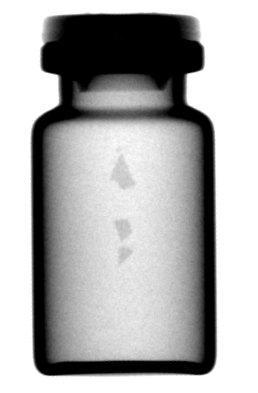
%> input picture test_single1_mod.bmp, 258 x 393 px
$ octave test_defectsV0.m   (GNU Octave 9; MATLAB toolbox functions it lacks are replaced by stand-ins)
%> lines starting %> are read from the running program, lines starting %| are printed output that depends on the picture; in (x1, y1, x2, y2) boxes, pixels count from 0 and x2, y2 are one past the last pixel; in counts of white or black regions, pixels touching at a corner belong together; the program's own positions count from 1
clear
imageOrig=imread('test_single1_mod.bmp');
%> imageOrig is the input picture: size 393x258x3 uint8; min 0, max 255, mean 174.4
imageGray=rgb2gray(imageOrig);
imageGray=imgaussfilt(imageGray);
figure
imshow(imageGray);
title('原图');
imageBW = imbinarize(imageGray);%%全局阈值
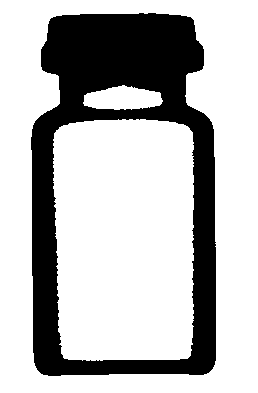
%> imageBW: size 393x258 logical; 72.6% white; 1 black region, box (x1, y1, x2, y2) and area: (31, 13, 216, 376) 27804
% figure
% imshow(imageBW);
imageCC=bwconncomp(imageBW);%%取连通域
%> imageCC = 3 connected components

%%
%%下面是取药瓶中间的连通域

numPixels = cellfun(@numel,imageCC.PixelIdxList);
%> numPixels = [39574 32553 1463]
numPixelsSort=sort(numPixels);
%> numPixelsSort = [1463 32553 39574]
maxNum2=numPixelsSort(length(numPixelsSort)-1);
%> maxNum2 = 32553
idx=find(numPixels==maxNum2);
%> idx = 2
for i=1:length(imageCC.PixelIdxList)
    if (i~=idx)
        imageBW(imageCC.PixelIdxList{i}) = 0;
    end
end
%> this loop made 3 passes
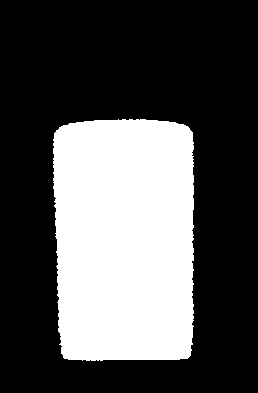
%> imageBW: size 393x258 logical; 32.1% white; 1 white region, box (x1, y1, x2, y2) and area: (53, 119, 194, 361) 32553
% figure
% imshow(imageBW);

%%
%%原图中分割出药瓶中间一块
idx=find(imageBW==0);
%> idx = 68841 values from 1 to 101394
imageGrayROI=imageGray;
% imageGrayROI(idx)=130;%注意调整颜色，要让去掉的部分颜色和缺陷颜色不一致 %有问题，所以下面步骤略微麻烦一点
imageGrayROI(idx)=0;
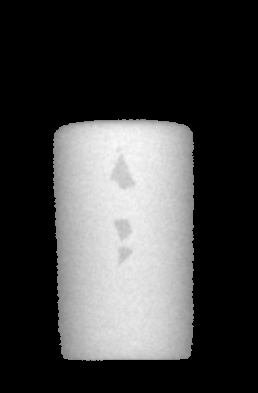
%> imageGrayROI: size 393x258 uint8; min 0, max 251, mean 64.7
% figure
% imshow(imageGrayROI);

%%
%%分割出缺陷
imageDefectsROI=imbinarize(imageGrayROI,'adaptive','ForegroundPolarity','dark','Sensitivity',0.54);
%> imageDefectsROI: size 393x258 logical; 32.1% white; 1 white region, box (x1, y1, x2, y2) and area: (53, 119, 194, 361) 32531
% [4 lines of commented-out code are left out]
imageDefects=~imageDefectsROI;%%需要处理一下，前景后景略有问题
% figure
% imshow(imageDefects);
imageDefectsCC=bwconncomp(imageDefects);%%取连通域
%> imageDefectsCC = 5 connected components
numDefectsPixels = cellfun(@numel,imageDefectsCC.PixelIdxList);
%> numDefectsPixels = [68841 3 11 7 1]
[maxNum,idx]=max(numDefectsPixels);
%> maxNum = 68841; idx = 1
imageDefects(imageDefectsCC.PixelIdxList{idx})=0;
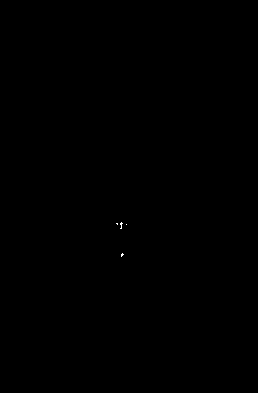
%> imageDefects: size 393x258 logical; 0.02% white in thin lines or dots, all inside (x1, y1, x2, y2) = (116, 222, 127, 257)
figure
imshow(imageDefects);
title('缺陷图');

%%
imageGray(imageDefects)=0;
%> imageGray: size 393x258 uint8; min 0, max 255, mean 174.3
figure
imshow(imageGray);
title('分离缺陷后的药瓶图');

$ run again, with test_single2_mod.bmp copied over test_single1_mod.bmp
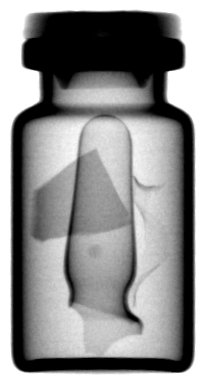
%> input picture test_single2_mod.bmp, 207 x 379 px
%> imageOrig is the input picture: size 379x207x3 uint8; min 0, max 255, mean 142.4
%> `imageBW = imbinarize(imageGray);`:
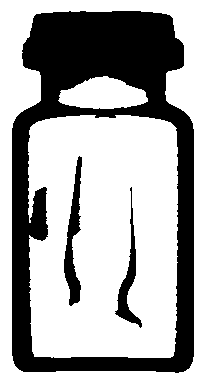
%> imageBW: size 379x207 logical; 66% white; 3 black regions, box (x1, y1, x2, y2) and area: (12, 11, 194, 373) 24593, (64, 156, 82, 306) 1222, (115, 187, 142, 328) 892
%> imageCC = 3 connected components
%> numPixels = [17249 32432 2065]
%> numPixelsSort = [2065 17249 32432]
%> maxNum2 = 17249
%> `idx=find(numPixels==maxNum2);`: idx = 1
%> the loop `for i=1:length(imageCC.PixelIdxList)` made 3 passes
%> `idx=find(imageBW==0);`: idx = 61204 values from 4677 to 73504
%> `imageGrayROI(idx)=0;`:
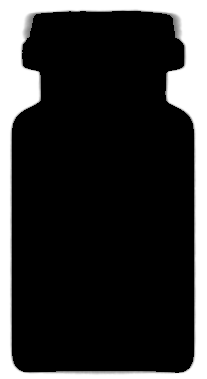
%> imageGrayROI: size 379x207 uint8; min 0, max 255, mean 53.7
%> imageDefectsROI: size 379x207 logical; 21.9% white; 1 white region, box (x1, y1, x2, y2) and area: (0, 0, 207, 379) 17155
%> imageDefectsCC = 1 connected component
%> numDefectsPixels = 61298
%> `[maxNum,idx]=max(numDefectsPixels);`: idx = 1

$ run again, with test_single3_mod.bmp copied over test_single1_mod.bmp
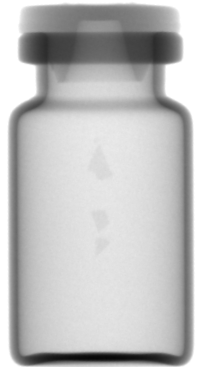
%> input picture test_single3_mod.bmp, 198 x 367 px
%> imageOrig is the input picture: size 367x198x3 uint8; min 8, max 255, mean 190.6
%> `imageBW = imbinarize(imageGray);`:
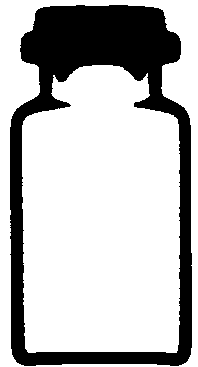
%> imageBW: size 367x198 logical; 73.6% white; 1 black region, box (x1, y1, x2, y2) and area: (10, 5, 192, 366) 19156
%> imageCC = 2 connected components
%> numPixels = [12359 41151]
%> maxNum2 = 12359
%> `idx=find(numPixels==maxNum2);`: idx = 1
%> the loop `for i=1:length(imageCC.PixelIdxList)` made 2 passes
%> `idx=find(imageBW==0);`: idx = 60307 values from 3798 to 70445
%> `imageGrayROI(idx)=0;`:
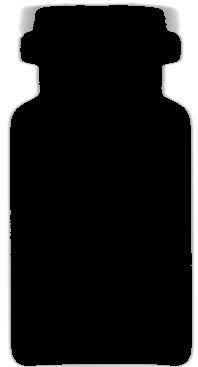
%> imageGrayROI: size 367x198 uint8; min 0, max 255, mean 40.7
%> imageDefectsCC = 1 connected component
%> numDefectsPixels = 60307
%> `[maxNum,idx]=max(numDefectsPixels);`: idx = 1
